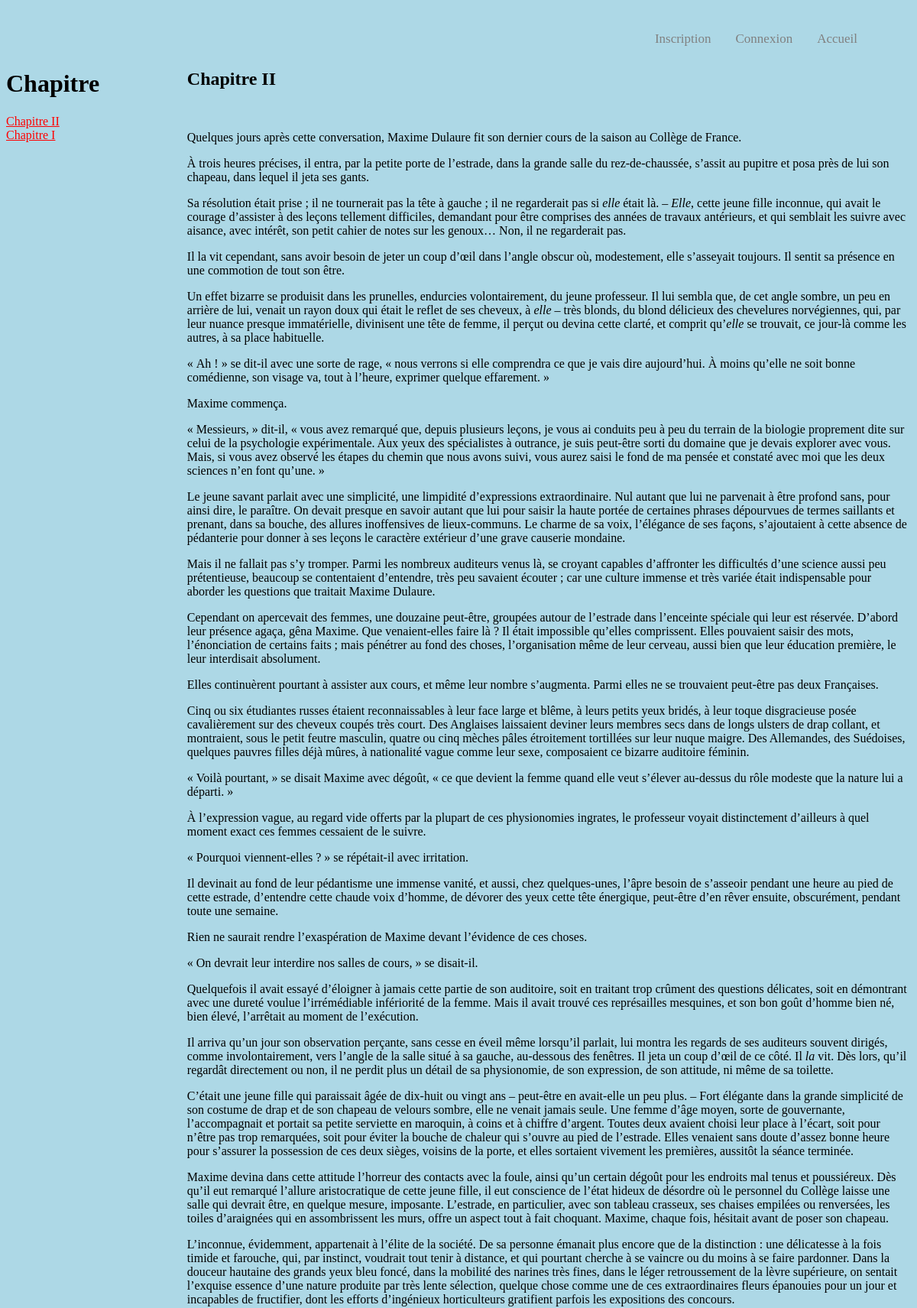
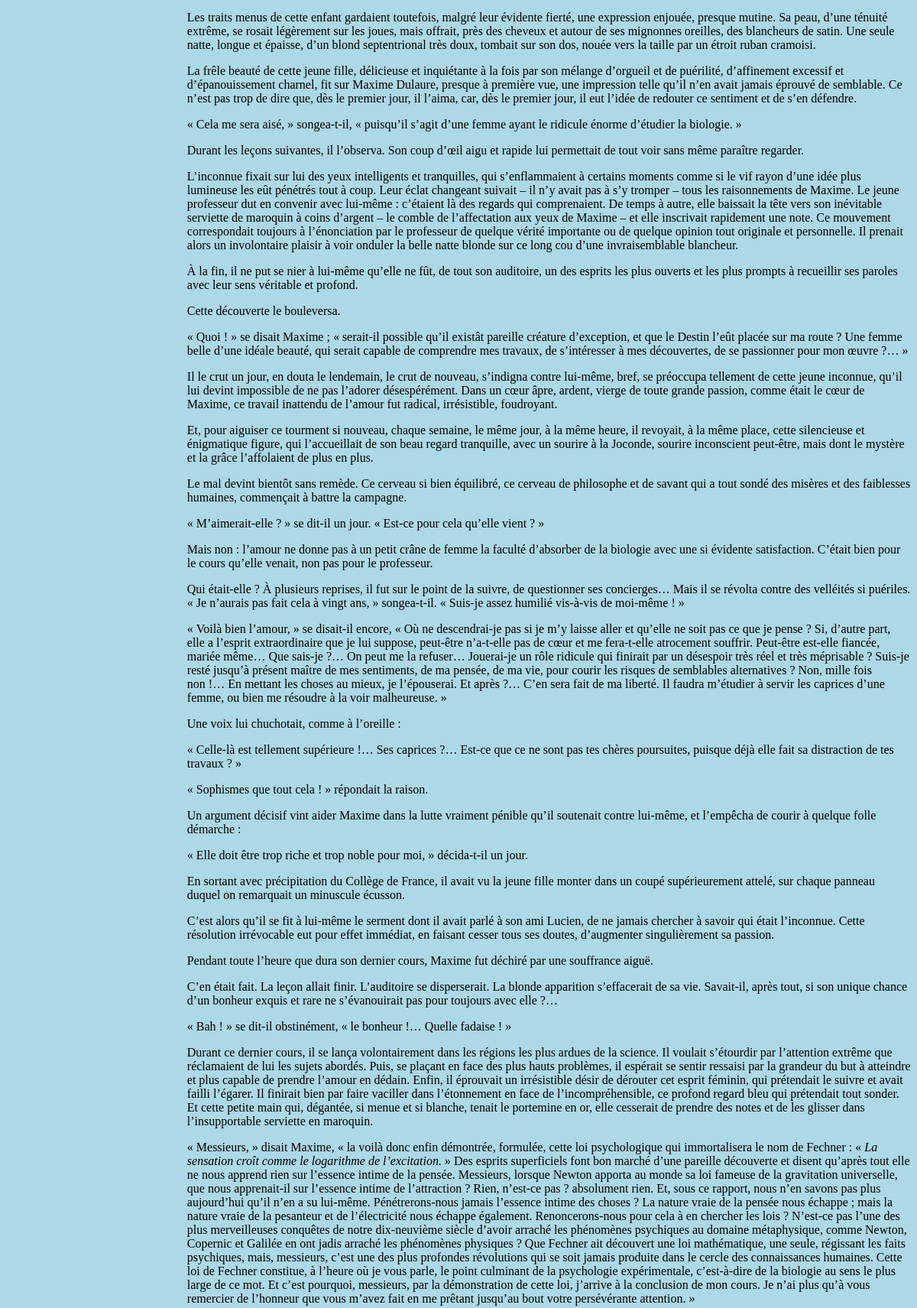
The app's page /index.php?route=chapitre&chapID=16 (upper part) with its own data (2 pictures, top to bottom).
### tables this page shows
CREATE TABLE IF NOT EXISTS `chapitre` (
  `id_chapitre` int(11) NOT NULL AUTO_INCREMENT,
  `titre_chapitre` text NOT NULL,
  `text_chapitre` longtext NOT NULL,
  `auteur` varchar(30) NOT NULL,
  UNIQUE KEY `ID_Chapitre` (`id_chapitre`)
);

### src/controller/frontController.php (called while the page is built, shortened)
<?php
class frontController extends Controller{
  public function chapSeul($idChapitre){
    $reqChap = $this->chapitreDAO->getChapitres();
    $req=$this->chapitreDAO->getChapitre($idChapitre);
    $comments = $this->commentDAO->getCommentsFromArticle($idChapitre);
    return $this->view->rendu('chapitreSeul',[
      'req'=>$req,
      'reqChap'=>$reqChap,
      'comments'=>$comments
    ]);
  }
}
?>

### public/index.php (called while the page is built, shortened)
<?php
$router = new App\config\router();
$router->run();
?>

### src/controller/controller.php (called while the page is built, shortened)
<?php
abstract class Controller
{
    public function __construct()
    {
        $this->chapitreDAO = new chapitreDAO();
    }
}
?>

### src/DAO/chapitreDAO.php (called while the page is built, shortened)
<?php
class chapitreDAO extends DAO{
	private function buildObjectChapitre($row){
		$chapitre = new chapitre();
		$chapitre->setId($row['id_chapitre']);
		$chapitre->setTitle($row['titre_chapitre']);
		$chapitre->setText($row['text_chapitre']);
		$chapitre->setAuthor($row['auteur']);
		return $chapitre;
	}
	public function getChapitres(){
		$sql='SELECT id_chapitre, titre_chapitre, text_chapitre, auteur FROM chapitre';
		$result = $this->createQuery($sql);
		$chap=[];
		foreach ($result as $row) {
			$idChap=$row['id_chapitre'];
			$chap[$idChap]=$this->buildObjectChapitre($row);
		}
		return $chap;
	}
	public function getChapitre($chapID){
		$sql='SELECT id_chapitre, titre_chapitre, text_chapitre, auteur FROM chapitre WHERE id_chapitre = ?';
		$result= $this->createQuery($sql,[$chapID]);
		$chap = $result->fetch();
		return $this->buildObjectChapitre($chap);
	}
}
?>

### src/DAO/DAO.php (called while the page is built, shortened)
<?php
abstract class DAO{
	private $connection;
	private function checkConnection(){
		if($this->connection===null){
			return $this->getConnection();
		}
		return $this->connection;
	}
	private function getConnection(){
		try
		{
	    	$this->connection = new PDO(DB_host, DB_user, DB_password);
				$this->connection->setAttribute(PDO::ATTR_ERRMODE, PDO::ERRMODE_EXCEPTION);
	    	return $this->connection;
		}
		catch(Exception $e)
		{
		    die('Erreur : '.$e->getMessage());
		}
	}
	protected function createQuery($sql, $parametre = null){
		if($parametre){
			$req = $this->checkConnection()->prepare($sql);
			$req->execute($parametre);
			return $req;
		}
		$req = $this->checkConnection()->query($sql);
    return $req;
	}
}
?>

### src/model/chapitre.php (called while the page is built, shortened)
<?php
  class chapitre{
    private $id;
    private $title;
    private $text;
    public function getId(){
      return $this->id;
    }
    public function setId($id)
    {
        $this->id = $id;
    }
    public function getTitle(){
      return $this->title;
    }
    public function setTitle($title)
    {
        $this->title = $title;
    }
    public function getText(){
      return $this->text;
    }
    public function setText($text)
    {
        $this->text = $text;
    }
  }
?>

### templates/chapitreSeul.php (the view, shortened to what this page needs)
<?php
require('menu.php');
?>
<div id="MP-chap">
  <div id="list-chap">
      <h1>Chapitre</h1>
      <?php
          foreach($reqChap as $donnees){
              ?>
              <a href="../index.php?route=chapitre&chapID=<?=htmlspecialchars($donnees->getId());?>"><?php echo $donnees->getTitle();?></a></br><?php
          };
      ?>
  </div></br>
  <div id="element-central">
    <div id="Chapitre">
        <h2><?=htmlspecialchars($req->getTitle());?></h2>
        <?=$req->getText();?>
    </div>
  </div>
</div>

### public/css/styles.css (style rules this page uses)
#MP-chap { margin-top: 70px; display: flex; }
#list-chap { position: fixed; }
#element-central { margin-left: 20%; }
h1 a, #list-chap a { color: red; }
body { background-color: lightblue; }

### records on screen
chapitre: titre_chapitre "Chapitre II", text_chapitre "Quelques jours après cette conversation, Maxime Dulaure fit son dernier cours de la saison au Collège de France. À trois heures précises, il entra, par la petite porte de l’estrade, dans la grande salle du rez-de-chaussée, s’assit au pupitre et posa près de lui son chapeau, dans lequel il jeta ses gants. Sa résolution était prise ; il ne tournerait pas la tête à gauche ; il ne regarderait pas si elle était là. – Elle , cette jeune fille inconnue, qui avait le courage d’assister à des leçons tellement difficiles, demandant pour être comprises des années de travaux antérieurs, et qui semblait les suivre avec aisance, avec intérêt, son petit cahier de notes sur les genoux… Non, il ne…"
chapitre: titre_chapitre "Chapitre I"
